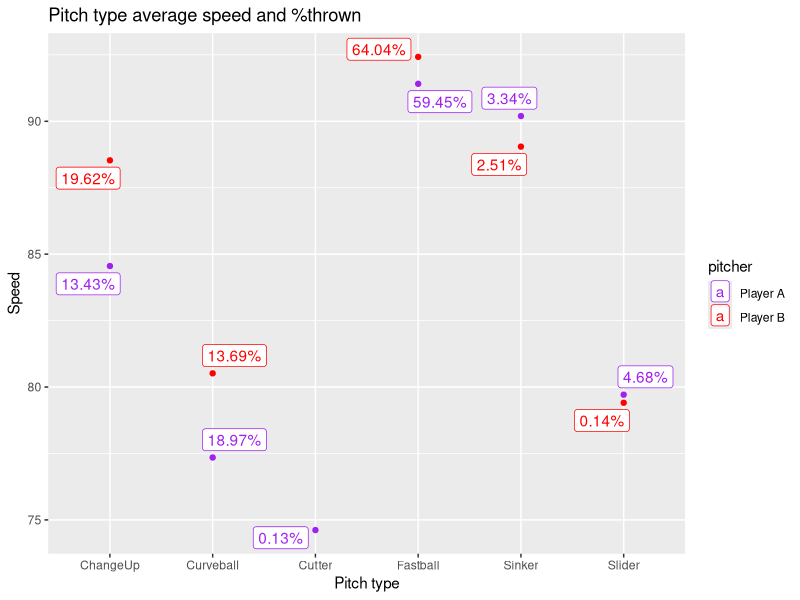
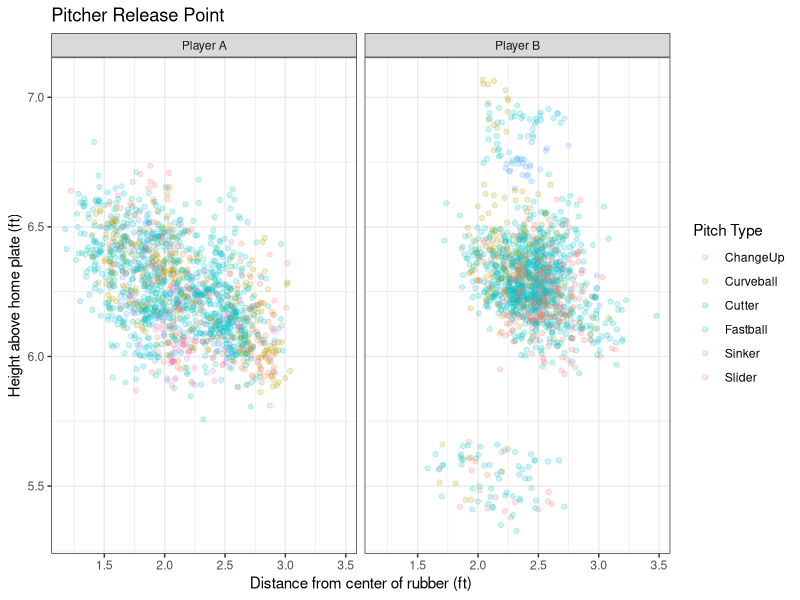
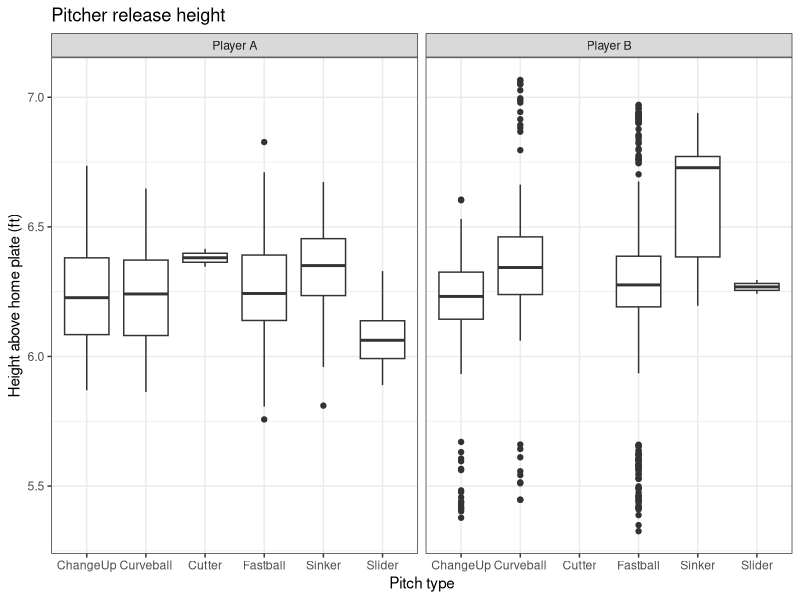

Write the R code that produced these figures, in order. (Note: this script raises an error after producing the figures.)
all_pitches <- read.csv("all_pitches.csv", header = T)
all_stats <- read.csv("all_stats.csv", header = T)
all_players <- read.csv("all_players.csv", header = T)

str(all_pitches)
View(all_pitches)

library("tidyverse")
col_drop <- c("notes")


all_pitches <- all_pitches[,!(names(all_pitches) %in% col_drop)]

all_pitches$pitcher <- str_replace(all_pitches$pitcher, "Povse", "Player A")
all_pitches$pitcher <- as.factor(all_pitches$pitcher)

all_pitches$game_date <- as.character(all_pitches$game_date)

all_pitches$game_date <- strptime(as.character(all_pitches$game_date), "%d/%m/%Y")

all_pitches$inning <- as.factor(all_pitches$inning)

unique(all_pitches$tagged_pitch_type)
unique(all_pitches$auto_pitch_type)

#Decided to use tagged pitch type and would use the auto pitch type to fill in undefined
cols.factor <- c("tagged_pitch_type", "auto_pitch_type")

all_pitches[cols.factor] <- sapply(all_pitches[cols.factor], as.character)

change_pitches <- c("Undefined", "Other")

all_pitches$tagged_pitch_type <- ifelse(all_pitches$tagged_pitch_type %in% change_pitches, 
                                        all_pitches$auto_pitch_type, all_pitches$tagged_pitch_type)

all_pitches[cols.factor] <- lapply(all_pitches[cols.factor], as.factor)


all_pitches <- all_pitches[!(all_pitches$tagged_pitch_type %in% change_pitches),]

#1. Which of the two pitchers will likely get injured first based on previous research?

quick_summaries <- all_pitches %>%
  group_by(pitcher, tagged_pitch_type) %>%
  summarize(mean_speed = mean(rel_speed, na.rm = T))

times_thrown <- group_by(all_pitches,pitcher, tagged_pitch_type) %>%
  count()
  
quick_summaries <- merge(quick_summaries, times_thrown, by = c("pitcher", "tagged_pitch_type"))

quick_summaries <- quick_summaries %>%
  group_by(pitcher) %>%
  mutate(pct_pitched = n / sum(n))

quick_summaries$pct_pitched <- quick_summaries$pct_pitched * 100
quick_summaries$pct_pitched <- round(quick_summaries$pct_pitched, 2)
quick_summaries$pct_pitched <- paste(quick_summaries$pct_pitched, sep = "", "%")

library("ggrepel")

ggplot(quick_summaries, aes(tagged_pitch_type, mean_speed, color = pitcher)) +
  geom_point() +
  scale_color_manual(breaks = c("Player A", "Player B"),
                     values = c("purple", "red")) +
  labs(title = "Pitch type average speed and %thrown", x = "Pitch type", y = "Speed") +
  geom_label_repel(aes(label = pct_pitched),
                   box.padding = 0.25,
                   point.padding = 0.5)
                  
speed_cors <- cor(all_pitches[, c(23:27, 29:ncol(all_pitches))], use = "pairwise.complete.obs")

pitcher_dif <- aggregate(all_pitches[, c(23:27, 29:ncol(all_pitches))], by = list(all_pitches$tagged_pitch_type, all_pitches$pitcher), 
          FUN = mean, na.rm = T)

pitcher_dif <- pitcher_dif %>%
  arrange(Group.1)

pitcher_dif <- pitcher_dif[-5, ]

ggplot(all_pitches, aes(x = rel_side, y = rel_height, color = tagged_pitch_type)) +
  geom_jitter(alpha = .2) +
  facet_grid(~ pitcher) +
  labs(title = "Pitcher Release Point", x = "Distance from center of rubber (ft)", 
       y = "Height above home plate (ft)",
       color = "Pitch Type") +
  theme_bw()

ggplot(all_pitches, aes(x = tagged_pitch_type, y = rel_height)) +
  geom_boxplot() +
  facet_grid(~ pitcher) +
  labs(title = "Pitcher release height", x = "Pitch type", y = "Height above home plate (ft)") +
  theme(legend.position = "None") +
  theme_bw()

#2. During which pitch of the plate appearance will the pitcher most likely throw a specific pitch? 

all_pitches$Pitch_count <- paste(all_pitches$balls, all_pitches$strikes, sep = "-")

all_pitches <- all_pitches[,c(1:14, 52, 15:ncol(all_pitches))]
all_pitches <- all_pitches[, -53]

all_pitches$count <- as.factor(all_pitches$count)

all_pitches$tagged_pitch_type <- droplevels(all_pitches)$tagged_pitch_type


library("caret")
library("nnet")
library("e1071")


training.samples <- all_pitches$tagged_pitch_type %>%
  createDataPartition(p = 0.8, list = F)

train.data <- all_pitches[training.samples,]
test.data <- all_pitches[-training.samples,]  
  
myCtrl <- trainControl(method = "repeatedcv", number = 10, repeats = 3)

model <- train(tagged_pitch_type ~ strikes + balls + outs + pa_of_inning + pitcher + batter_side,
               data = train.data,
               method = "multinom",
               trControl = myCtrl,
               na.action = na.omit)

model

predicted.pitch <- model %>% predict(test.data)

confusionMatrix(predicted.pitch, test.data$tagged_pitch_type)

#Simplify whether it will be a fastball or not

all_pitches$fball_or_not <- ifelse(all_pitches$tagged_pitch_type == "Fastball", "Yes", "No")
all_pitches$fball_or_not <- as.factor(all_pitches$fball_or_not)
fball_or_not <- all_pitches$fball_or_not

set.seed(1)

training.samples2 <- all_pitches$tagged_pitch_type %>%
  createDataPartition(p = 0.8, list = F)

train.data2 <- all_pitches[training.samples2,]
test.data2 <- all_pitches[-training.samples2,]  

myCtrl <- trainControl(method = "repeatedcv", number = 10, repeats = 3)

log_model <- train(fball_or_not ~ strikes + balls + outs + inning + pitch_of_pa + 
                     pa_of_inning + batter_side + pitcher,
                   data = train.data,
                   method = "glm",
                   trControl = myCtrl,
                   na.action = na.omit)


log_model
  

predicted.pitch2 <- log_model %>% predict(test.data2)
confusionMatrix(predicted.pitch2, test.data2$fball_or_not)



#There doesn't appear to be good predictive power with this dataset to determine when a pitcher
#will throw a fastball or on what specific count. Based on the amount of times the pitchers throw a fastball, it is
#best to simply guess they will throw a fastball.



ggplot(all_pitches, aes(x = tagged_pitch_type, fill = tagged_pitch_type)) +
  geom_bar() +
  facet_grid(~Pitch_count)

ggplot(all_pitches, aes(x = tagged_pitch_type, fill = tagged_pitch_type)) +
  geom_bar() +
  facet_grid(~pitch_of_pa)

pitch_by_count <- aggregate(all_pitches$tagged_pitch_type, 
                            by = list(all_pitches$pitcher, 
                                      all_pitches$Pitch_count),
                            FUN = count)

pitch_by_count <- all_pitches %>%
  group_by(pitcher, Pitch_count) %>%
  count(tagged_pitch_type)
  

pitch_by_pct <- pitch_by_count %>%
  group_by(pitcher, Pitch_count) %>%
  mutate(pct_pitched = n / sum(n))

pitch_by_pct$pct_pitched <- as.numeric(pitch_by_pct$pct_pitched)

pitch_by_pct$pct_pitched <- round(pitch_by_pct$pct_pitched * 100, 2)


pitch_by_pct <- pitch_by_pct[, -4]

pitch_by_pct <- pitch_by_pct %>%
  spread(key = Pitch_count, value = pct_pitched) %>%
  arrange(pitcher, desc(`0-0`))

ggplot(data = all_pitches, aes(x = plate_loc_side, 
                               y = plate_loc_height, 
                               color = tagged_pitch_type, 
                               shape = pitch_call)) +
  geom_jitter() +
  facet_grid(~pitcher) +
  labs(title = "Pitch location by player", 
       x = "Distance from center of home plate (ft)", 
       y = "Height above home plate (ft)") +
  scale_shape_manual(values = c(1, 2, 5, 6, 4, 7))

ggplot(all_pitches, aes(x = plate_loc_side, 
                       y = plate_loc_height)) +
  geom_hex() +
  facet_grid(~pitcher + batter_side)

ggplot(all_pitches, aes(x = plate_loc_side, 
                        y = plate_loc_height, 
                        fill = tagged_pitch_type)) +
  geom_bin2d() +
  facet_grid(~pitcher + batter_side)


all_pitches$game_date <- as.POSIXct(all_pitches$game_date)



#5. Effectiveness of stretch vs. windup in pitching


pitcher_sets <- c("Stretch","Windup")

set_effectiveness <- all_pitches %>%
  filter(pitcher_set %in% pitcher_sets) %>%
  group_by(pitcher, pitcher_set) %>%
  count(pitch_call, play_result)

set_effectiveness <- spread(set_effectiveness, key = pitcher_set, value = n) %>%
  arrange(pitcher, desc(Stretch))

ks_bb <- all_pitches %>%
  filter(pitcher_set %in% pitcher_sets) %>%
  group_by(pitcher, pitcher_set) %>%
  count(k_or_bb) %>%
  spread(key = pitcher_set, value = n) %>%
  arrange(pitcher, desc(`Stretch`)) %>%
  filter(k_or_bb != "Undefined") %>%
  ungroup()


#7. Predictive modeling for stolen bases based on factors

str(all_players)
str(all_stats)

cols.numeric <- c("avg_exit_speed", "hard_hit_perc")

all_stats[cols.numeric] <- sapply(all_stats[cols.numeric], as.character)
all_stats[cols.numeric] <- lapply(all_stats[cols.numeric], as.numeric)

dummy.vars <- dummyVars(~ ., data = all_stats[, -2])
train.dummy <- predict(dummy.vars, all_stats[, -2])
View(train.dummy)

pre.process <- preProcess(train.dummy, method = "bagImpute")
imputed.data <- predict(pre.process, train.dummy)
View(imputed.data)


all_stats$avg_exit_speed <- imputed.data[, 6]
all_stats$hard_hit_perc <- imputed.data[, 7]



all_players_stats <- merge(all_stats, all_players, by = c("player_code", "year"))

cols.numeric <- c("avg_exit_speed", "hard_hit_perc")

all_players_stats[cols.numeric] <- sapply(all_players_stats[cols.numeric], as.character)
all_players_stats[cols.numeric] <- lapply(all_players_stats[cols.numeric], as.numeric)

summary(all_players_stats[,7:12])

train.samples <- createDataPartition(all_players_stats$sb, p = 0.8, list = F)

myTrain <- all_players_stats[train.samples,]
myTest <- all_players_stats[-train.samples,]

myCtrl <- trainControl(method = "repeatedcv", number = 10, repeats = 10)

lmModel <- train(sb ~ tpa + avg + slg,
                 data = myTrain,
                 preProcess = c("center", "scale"),
                 method = "glmnet",
                 trControl = myCtrl)

sb_predict <- predict(lmModel, myTest)

plot(sb_predict, myTest$sb,
     xlab = "predicted", ylab = "actual")
abline(a=0,b=1)

RMSE(sb_predict, myTest$sb)

train_predict <- predict(lmModel, myTrain)

RMSE(train_predict, myTrain$sb)

arrange(lmModel$results, RMSE) %>% head


#__________________________________________________
#GM Boosted
#__________________________________________________

tg <- expand.grid(shrinkage = seq(0.1, 1, by = 0.2), 
                  interaction.depth = c(1, 3, 7, 10),
                  n.minobsinnode = c(2, 5, 10),
                  n.trees = c(100, 300, 500, 1000))

gbm_model <- train(sb ~ tpa + avg + slg,
                   data = myTrain, 
                   method = "gbm", 
                   trControl = myCtrl, 
                   tuneGrid =tg, 
                   verbose = FALSE)

xgpredict <- predict(gbm_model, myTest)
plot(xgpredict, myTest$sb,
     xlab = "predicted", ylab = "actual")
abline(a=0,b=1)

RMSE(xgpredict, myTest$sb)

#Most of the models are not particularly good at predicting sb.
#To improve on the model I would want their speed, the count of the pitch,
#the score of the game, basically as much situational information as possible,
#and this dataset doesn't have enough of that. 

#8. Correlations between physiological metrics and on-field performance

pc <- cor(all_players_stats[,9:12], all_players_stats[,5:8], use = "pairwise.complete.obs")

#Very little to no correlations between physiological metrics and on field
#performance metrics



